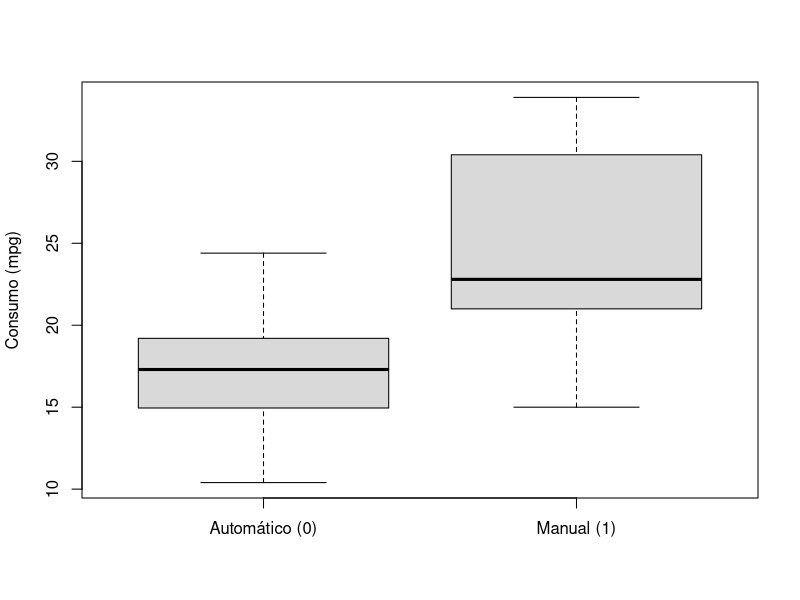

Here is the R script that generated this plot:
# Correlação ponto-bisserial: exemplo completo ----
# Pacote: apenas o stats (já vem com o R). Dados: mtcars.

# 1. Dados: câmbio (am: 0 = automático, 1 = manual) e consumo (mpg)
grupo <- mtcars$am
y <- mtcars$mpg
n <- length(y)

# 2. Descritivas por grupo
aggregate(y ~ grupo, FUN = function(v) c(n = length(v), media = mean(v), dp = sd(v)))

# 3. Gráfico
boxplot(y ~ grupo, names = c("Automático (0)", "Manual (1)"),
        col = "gray85", xlab = "", ylab = "Consumo (mpg)")

# 4. Correlação ponto-bisserial: é o Pearson com a variável binária codificada em 0/1
resultado <- cor.test(grupo, y)
print(resultado)

# 5. Cálculo pela fórmula
m1 <- mean(y[grupo == 1]); m0 <- mean(y[grupo == 0])
n1 <- sum(grupo == 1);     n0 <- sum(grupo == 0)
s_n <- sqrt(mean((y - mean(y))^2))            # desvio-padrão com divisor n
(m1 - m0) / s_n * sqrt(n1 * n0 / n^2)

# 6. Equivalência com o teste t de Student (variâncias iguais)
t.test(y ~ grupo, var.equal = TRUE)

# 7. Pressupostos: normalidade em cada grupo e teste t de Welch
tapply(y, grupo, function(v) shapiro.test(v)$p.value)
t.test(y ~ grupo)                             # Welch (variâncias desiguais)
